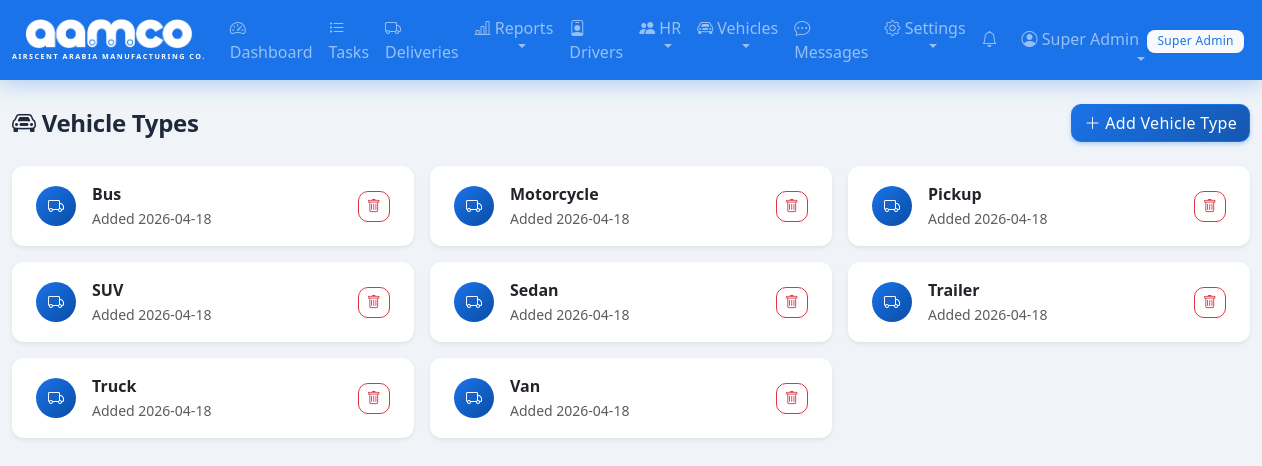
/vehicle-types (signed in), run on the app's committed database.
### tables this page shows
CREATE TABLE users (
            id INTEGER PRIMARY KEY AUTOINCREMENT,
            username TEXT UNIQUE NOT NULL,
            password_hash TEXT NOT NULL,
            full_name TEXT NOT NULL,
            email TEXT,
            phone TEXT,
            pin_hash TEXT,
            profile_pic TEXT,
            role TEXT NOT NULL DEFAULT 'user',
            is_active INTEGER NOT NULL DEFAULT 1,
            created_at TIMESTAMP DEFAULT CURRENT_TIMESTAMP
        );

CREATE TABLE vehicle_types (
            id INTEGER PRIMARY KEY AUTOINCREMENT,
            name TEXT NOT NULL UNIQUE,
            created_at TIMESTAMP DEFAULT CURRENT_TIMESTAMP
        );

### app.py (the view)
@app.route('/vehicle-types')
@admin_required
def vehicle_types():
    db = get_db()
    vtypes = db.execute('SELECT * FROM vehicle_types ORDER BY name').fetchall()
    db.close()
    return render_template('vehicle_types.html', vehicle_types=vtypes)

### app.py (called while the page is built)
@login_manager.user_loader
def load_user(user_id):
    db = get_db()
    row = db.execute('SELECT * FROM users WHERE id = ?', (user_id,)).fetchone()
    db.close()
    if row:
        return User(**dict(row))
    return None

def admin_required(f):
    @wraps(f)
    @login_required
    def decorated(*args, **kwargs):
        if not current_user.is_admin():
            flash('Access denied. Admin privileges required.', 'danger')
            return redirect(url_for('dashboard'))
        return f(*args, **kwargs)
    return decorated

@app.context_processor
def inject_notification_count():
    if current_user.is_authenticated:
        db = get_db()
        count = db.execute('SELECT COUNT(*) FROM notifications WHERE user_id = ? AND is_read = 0',
                          (current_user.id,)).fetchone()[0]
        msg_count = db.execute('SELECT COUNT(*) FROM messages WHERE receiver_id = ? AND is_read = 0',
                              (current_user.id,)).fetchone()[0]
        db.close()
        return {'unread_notif_count': count, 'unread_msg_count': msg_count}
    return {'unread_notif_count': 0, 'unread_msg_count': 0}

@app.context_processor
def inject_settings():
    if current_user.is_authenticated:
        db = get_db()
        try:
            rows = db.execute('SELECT key, value FROM settings').fetchall()
            s = {r['key']: r['value'] for r in rows}
        except Exception:
            s = {}
        db.close()
        return {'app_settings': s, 'now': datetime.now}
    return {'app_settings': {}, 'now': datetime.now}

    @property
    def is_active(self):
        return bool(self._is_active)

    def is_admin(self):
        return self.role in ('super_admin', 'admin')

    def has_pin(self):
        return bool(self.pin_hash)

### database.py (called while the page is built)
def get_db():
    conn = sqlite3.connect(DB_PATH)
    conn.row_factory = sqlite3.Row
    conn.execute("PRAGMA foreign_keys = ON")
    return conn

### templates/vehicle_types.html (shortened to what this page needs)
{% extends "base.html" %}
{% block content %}
<div class="d-flex justify-content-between align-items-center mb-4">
    <h4 class="mb-0"><i class="bi bi-car-front"></i> Vehicle Types</h4>
    <button class="btn btn-primary" data-bs-toggle="modal" data-bs-target="#addVTypeModal">
        <i class="bi bi-plus-lg"></i> Add Vehicle Type
    </button>
</div>
<div class="row g-3">
    {% for vt in vehicle_types %}
    <div class="col-md-4">
        <div class="card shadow-sm border-0 list-row" style="border-radius:12px;">
            <div class="card-body py-3 px-4 d-flex justify-content-between align-items-center">
                <div class="d-flex align-items-center">
                    <div class="rounded-circle d-flex align-items-center justify-content-center me-3"
                         style="width:40px;height:40px;background:linear-gradient(135deg,#1a73e8,#0a4da6);color:white;font-size:1rem;flex-shrink:0;">
                        <i class="bi bi-truck"></i>
                    </div>
                    <div>
                        <div class="fw-bold">{{ vt.name }}</div>
                        <small class="text-muted">Added {{ vt.created_at[:10] if vt.created_at else '-' }}</small>
                    </div>
                </div>
                <a href="{{ url_for('delete_vehicle_type', vtype_id=vt.id) }}" class="btn btn-outline-danger btn-sm">
                    <i class="bi bi-trash"></i>
                </a>
            </div>
        </div>
    </div>
    {% endfor %}
</div>
{% endblock %}

### templates/base.html (shortened to what this page needs)
<!DOCTYPE html>
<html lang="en" data-bs-theme="light">
<head>
    <link href="https://cdn.jsdelivr.net/npm/bootstrap@5.3.2/dist/css/bootstrap.min.css" rel="stylesheet">
    <link href="https://cdn.jsdelivr.net/npm/bootstrap-icons@1.11.1/font/bootstrap-icons.css" rel="stylesheet">
    <link href="{{ url_for('static', filename='style.css') }}?v=5" rel="stylesheet">
</head>
<body>
    {% if current_user.is_authenticated %}
    <nav class="navbar navbar-expand-lg navbar-dark" style="background-color: #1a73e8;">
        <div class="container-fluid">
            <a class="navbar-brand fw-bold" href="{{ url_for('dashboard') }}">
                <div class="d-flex flex-column align-items-center">
                    <img src="{{ url_for('static', filename='logo.png') }}" alt="AAMCO" height="30" style="filter: brightness(0) invert(1);">
                    <span class="text-white d-none d-md-block" style="font-size: 0.45rem; letter-spacing: 1.5px; margin-top: 2px;">AIRSCENT ARABIA MANUFACTURING CO.</span>
                </div>
            </a>
            <div class="collapse navbar-collapse" id="navBar">
                <ul class="navbar-nav me-auto">
                    <li class="nav-item">
                        <a class="nav-link" href="{{ url_for('dashboard') }}"><i class="bi bi-speedometer2"></i> Dashboard</a>
                    </li>
                    <li class="nav-item">
                        <a class="nav-link" href="{{ url_for('tasks') }}"><i class="bi bi-list-task"></i> Tasks</a>
                    </li>
                    <li class="nav-item">
                        <a class="nav-link" href="{{ url_for('deliveries') }}"><i class="bi bi-truck"></i> Deliveries</a>
                    </li>
                    <li class="nav-item dropdown">
                        <a class="nav-link dropdown-toggle" href="#" role="button" data-bs-toggle="dropdown">
                            <i class="bi bi-bar-chart-line"></i> Reports
                        </a>
                    </li>
                    <li class="nav-item">
                        <a class="nav-link" href="{{ url_for('delivery_persons') }}"><i class="bi bi-person-badge"></i> Drivers</a>
                    </li>
                    <li class="nav-item dropdown">
                        <a class="nav-link dropdown-toggle" href="#" role="button" data-bs-toggle="dropdown">
                            <i class="bi bi-people-fill"></i> HR
                        </a>
                    </li>
                    <li class="nav-item dropdown">
                        <a class="nav-link dropdown-toggle" href="#" role="button" data-bs-toggle="dropdown">
                            <i class="bi bi-car-front"></i> Vehicles
                        </a>
                    </li>
                    <li class="nav-item">
                        <a class="nav-link position-relative" href="{{ url_for('messages_inbox') }}">
                            <i class="bi bi-chat-dots"></i> Messages
                        </a>
                    </li>
                    {% if current_user.is_admin() %}
                    <li class="nav-item dropdown">
                        <a class="nav-link dropdown-toggle" href="#" role="button" data-bs-toggle="dropdown">
                            <i class="bi bi-gear"></i> Settings
                        </a>
                    </li>
                    {% endif %}
                </ul>
                <ul class="navbar-nav">
                    <li class="nav-item me-2">
                        <a class="nav-link position-relative" href="{{ url_for('notifications') }}" title="Notifications" id="notifBellLink">
                            <i class="bi bi-bell"></i>
                        </a>
                    </li>
                    <li class="nav-item dropdown">
                        <a class="nav-link dropdown-toggle" href="#" role="button" data-bs-toggle="dropdown">
                            {% if current_user.profile_pic %}
                            <img src="{{ url_for('static', filename='uploads/' + current_user.profile_pic) }}" alt="" class="rounded-circle me-1" style="width:24px;height:24px;object-fit:cover;">
                            {% else %}
                            <i class="bi bi-person-circle"></i>
                            {% endif %}
                            {{ current_user.full_name }}
                            <span class="badge bg-light text-primary ms-1">{{ current_user.role | replace('_', ' ') | title }}</span>
                        </a>
                    </li>
                </ul>
            </div>
        </div>
    </nav>
    {% endif %}
    <div class="container-fluid py-4">
        {% block content %}{% endblock %}
    </div>
</body>
</html>

### static/style.css (style rules this page uses)
:root { --tf-primary: #1a73e8; --tf-primary-dark: #1557b0; --tf-primary-light: #e8f0fe; --tf-dark: #0a0f1a; --tf-dark-card: #111827; --tf-dark-surface: #1e293b; --tf-blue-glow: rgba(26, 115, 232, 0.12); --tf-border: #e2e8f0; --tf-radius: 14px; --tf-shadow: 0 1px 3px rgba(0,0,0,0.06), 0 1px 2px rgba(0,0,0,0.04); --tf-shadow-md: 0 4px 6px rgba(0,0,0,0.05), 0 2px 4px rgba(0,0,0,0.04); --tf-shadow-lg: 0 10px 30px rgba(0,0,0,0.08); }
body { background-color: #f0f4f8; font-family: 'Segoe UI', system-ui, -apple-system, sans-serif; color: #1e293b; -webkit-font-smoothing: antialiased; }
.navbar { box-shadow: 0 4px 20px rgba(26, 115, 232, 0.3); border-bottom: none; backdrop-filter: blur(10px); z-index: 1030; position: relative; }
.navbar-brand { font-size: 1.4rem; letter-spacing: 0.5px; }
.card { border-radius: var(--tf-radius); border: 1px solid var(--tf-border); box-shadow: var(--tf-shadow); transition: box-shadow 0.25s ease; }
.badge { font-weight: 500; padding: 0.4em 0.8em; }
.btn-primary { background: linear-gradient(135deg, var(--tf-primary) 0%, var(--tf-primary-dark) 100%); border-color: var(--tf-primary); box-shadow: 0 2px 4px rgba(26, 115, 232, 0.3); }
.btn { border-radius: 10px; font-weight: 500; letter-spacing: 0.3px; }
.text-primary { color: var(--tf-primary) !important; }
.badge { font-weight: 500; padding: 0.45em 0.85em; border-radius: 8px; letter-spacing: 0.3px; }
h4 { font-weight: 700; letter-spacing: -0.3px; }
.list-row { position: relative; overflow: hidden; }
.list-row::before { content: ''; position: absolute; top: 0; left: -100%; width: 100%; height: 100%; background: linear-gradient(135deg, rgba(26, 115, 232, 0.06) 0%, rgba(26, 115, 232, 0.12) 100%); transition: left 0.35s ease; z-index: 0; border-radius: inherit; }
.list-row > * { position: relative; z-index: 1; }
.card { transition: box-shadow 0.25s ease; }
.btn { transition: transform 0.15s ease, box-shadow 0.15s ease, background-color 0.2s ease; }
.navbar-nav .nav-link { position: relative; transition: color 0.2s ease; }
.navbar-nav .nav-link::after { content: ''; position: absolute; bottom: 0; left: 50%; width: 0; height: 2px; background-color: var(--tf-primary); transition: width 0.3s ease, left 0.3s ease; }

### data on the page
users: full_name "Super Admin", role "Super Admin"
vehicle_types: name "Bus", created_at "2026-04-18"
vehicle_types: name "Motorcycle", created_at "2026-04-18"
vehicle_types: name "Pickup", created_at "2026-04-18"
vehicle_types: name "SUV", created_at "2026-04-18"
vehicle_types: name "Sedan", created_at "2026-04-18"
vehicle_types: name "Trailer", created_at "2026-04-18"
vehicle_types: name "Truck", created_at "2026-04-18"
vehicle_types: name "Van", created_at "2026-04-18"
